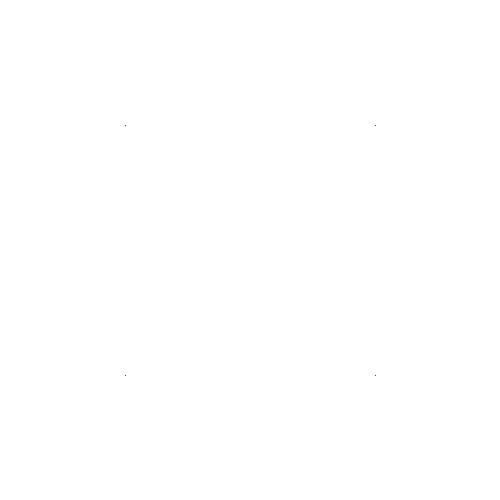
Frame 1 (no input)
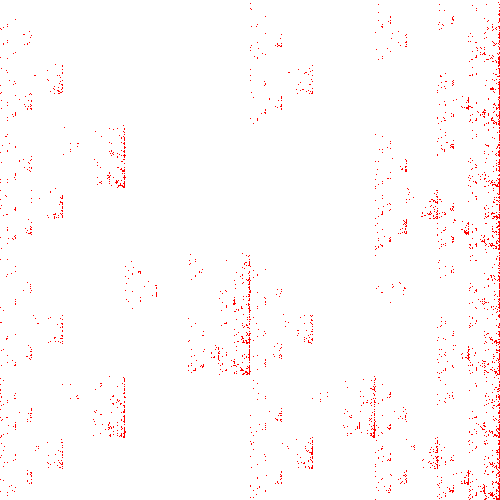
Frame 60 (the mouse pressed at the canvas centre just before this capture)
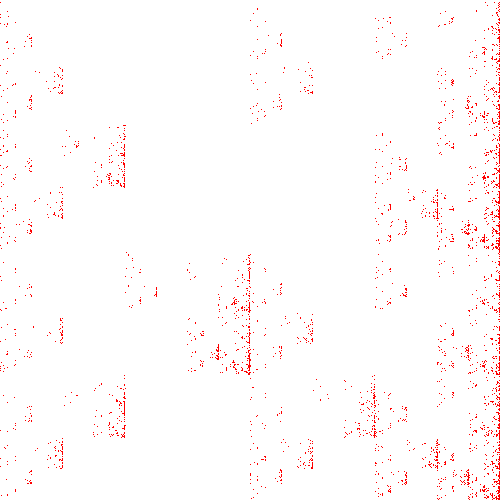
Frame 120 (the mouse held since frame 60 and released just before this capture)

The Processing sketch that drew these frames (run headless with seeded random() and noise(); from frame 60 on, the mouse is pressed at the canvas centre):

// Processing sketch: ChaosGame
// ── ChaosGame.pde
class Particle{
  PVector lastVert;
  PVector pos;
  Particle(){
    pos=new PVector(width/2,height/2);
    lastVert=new PVector(-1,-1);
  }
  void update(){
    PVector v=verts.get(int(random(verts.size())));
    while(!isValidVertexSwap(lastVert,v)){
      v=verts.get(int(random(verts.size())));
    }
    float oldx=pos.x;
    float oldy=pos.y;
    pos.x=pos.x/2+v.x/2;
    pos.y=pos.y/2+v.y/2;
    lastVert=v.copy();
    //stroke(0,5);
    //line(oldx,oldy,pos.x,pos.y);
  }
  void display(){
    
    set(int(pos.x),int(pos.y),color(255,0,0));
    //fill(0);
    //rect(pos.x-5,pos.y-5,10,10);
  }
  
}
boolean isValidVertexSwap(PVector a,PVector b){
  int ia=verts.indexOf(a);
  int ib=verts.indexOf(b);
  //return ia!=ib;
  //return ia!=(ib+2)%4;
  return ia!=ib+1&&ia!=ib+3;
}
int mod(int a,int b){
  if(a<0)while(a<b)a+=b;
  while(a>b)a-=b;
  return a;
}
ArrayList<PVector>verts=new ArrayList<PVector>();
ArrayList<Particle>particles=new ArrayList<Particle>();
void setup(){
  size(500,500);
  verts.add(new PVector(0,0));
  verts.add(new PVector(width,0));
  verts.add(new PVector(0,height));
  verts.add(new PVector(width,height));
  for(int i=0;i<5000;i++)particles.add(new Particle());
}
void draw(){
  background(255);
  iterate();
  for(Particle p:particles)p.display();
}
void mousePressed(){
  iterate();
}
void iterate(){
  for(Particle p:particles)p.update();
}
